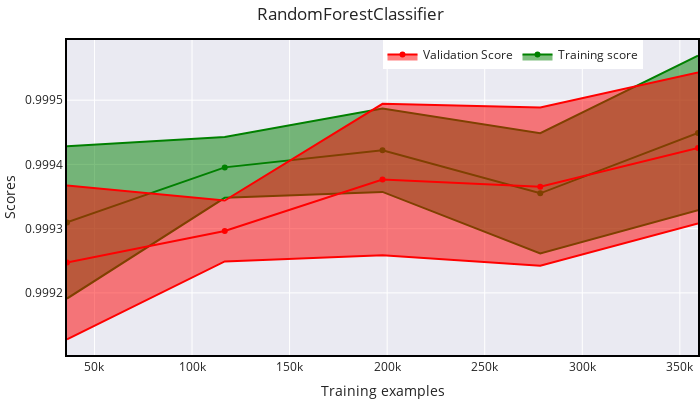

Notebook cell for this chart:
### Code cell
plot_learning_curve(rf, 'RandomForestClassifier', X_test, y_test)

### Figure 1 — Plotly figure (JSON) as saved in the notebook; plotly's stock layout.template omitted (floating-point values rounded to 4 significant figures)
{"data": [{"marker": {"color": "green"}, "mode": "lines", "name": "Training score - Standard Deviation", "showlegend": false, "type": "scatter", "x": [35930, 116772, 197615, 278457, 359300], "y": [0.9994, 0.9994, 0.9995, 0.9994, 0.9996]}, {"fill": "tonexty", "marker": {"color": "green"}, "mode": "lines+markers", "name": "Training score", "type": "scatter", "x": [35930, 116772, 197615, 278457, 359300], "y": [0.9993, 0.9994, 0.9994, 0.9994, 0.9994]}, {"fill": "tonexty", "marker": {"color": "green"}, "mode": "lines", "name": "Training score + Standard Deviation", "showlegend": false, "type": "scatter", "x": [35930, 116772, 197615, 278457, 359300], "y": [0.9992, 0.9993, 0.9994, 0.9993, 0.9993]}, {"marker": {"color": "red"}, "mode": "lines", "showlegend": false, "type": "scatter", "x": [35930, 116772, 197615, 278457, 359300], "y": [0.9994, 0.9993, 0.9995, 0.9995, 0.9995]}, {"fill": "tonexty", "marker": {"color": "red"}, "mode": "lines+markers", "name": "Validation Score", "type": "scatter", "x": [35930, 116772, 197615, 278457, 359300], "y": [0.9992, 0.9993, 0.9994, 0.9994, 0.9994]}, {"fill": "tonexty", "marker": {"color": "red"}, "mode": "lines", "showlegend": false, "type": "scatter", "x": [35930, 116772, 197615, 278457, 359300], "y": [0.9991, 0.9992, 0.9993, 0.9992, 0.9993]}], "layout": {"height": 400, "legend": {"orientation": "h", "x": 0.5, "y": 1}, "margin": {"b": 0, "l": 60, "r": 0, "t": 40}, "title": {"text": "RandomForestClassifier"}, "width": 700, "xaxis": {"linecolor": "black", "linewidth": 2, "mirror": true, "title": {"text": "Training examples"}}, "yaxis": {"linecolor": "black", "linewidth": 2, "mirror": true, "title": {"text": "Scores"}}}}
